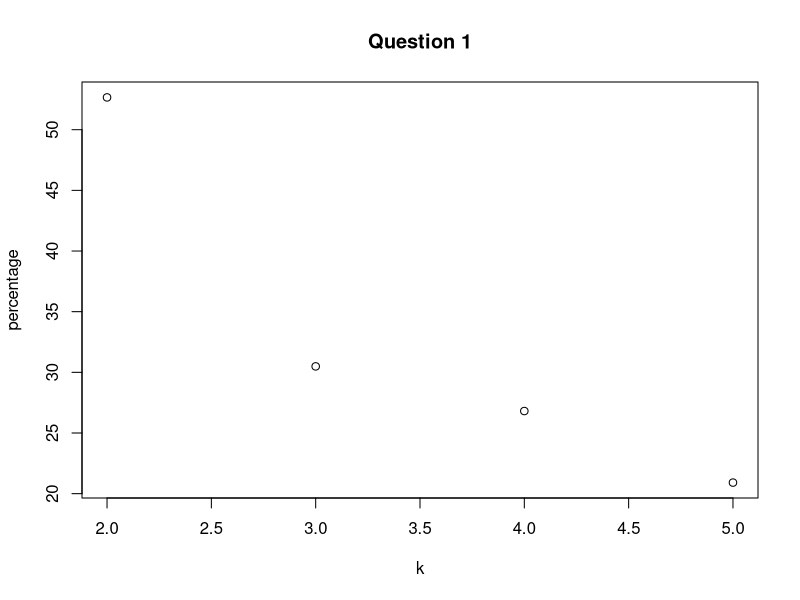

Source code (R):
# ------------------- Question 1 -------------------

# gets the percentage shown in question for k lamps that have lifetimes in an exponential distribution
get_P <- function(k) {
  avg_hrs <- 24000
  T_values<-rexp(n=10000,rate=1/avg_hrs)
  Total_T<-sum(T_values[1:k])
  return((T_values[1]/Total_T)*100)
}

# gets the mean percentage over 200 iterations
get_200_mean_percentage <-function(k){
  itr<-c(200)
  for(i in 1:200){
    itr[i]<-get_P(k)
  } 
  return(mean(itr))
}

# generates y values corresponding to the given x values for the plot
get_y_vals<-function(x_vals){
  x_len<-length(x_vals)
  y_vals<-c(x_len)
  for(i in 1:x_len){
    k<-x_vals[i]
    y_vals[i]<-get_200_mean_percentage(k)
  }
  return(y_vals)
}

x_values<-c(2,3,4,5)
y_values<-get_y_vals(x_values)

plot(x_values, y_values, xlab = "k",ylab = "percentage")
title("Question 1")

# ------------------- Question 2 -------------------

# gets P(a<X<b) for a given normal distribution
get_prob<-function(mean,sd,a,b){
  prob_a_X_b<-pnorm(b,mean=mean,sd=sd) - pnorm(a,mean=mean,sd=sd)
  return(prob_a_X_b)
}

# gets the value of σ^2 for which P(a<X<b) is maximum
# I generate random values for sd to be used in normal distribution
get_var_max_prob<-function(n,mean,a,b){
  sd_s<-runif(n,min=0,max=1000)
  variances<-c(n)
  probs<-c(n)
  for(i in 1:n){
    probs[i]<-get_prob(mean=mean,sd=sd_s[i],a=a,b=b)
    variances[i]<-(sd_s[i]**2)
  }
  max_prob_index<-which.max(probs)
  var_of_max_prob<-variances[max_prob_index]
  return(var_of_max_prob)
}


# gets the mean σ^2 over 200 iterations
get_200_mean_variance<-function(n,mean,a,b){
  max_var<-c()
  for(z in 1:200){
    max_var[z]<-get_var_max_prob(n=n,mean=mean,a=a,b=b)
    # cat(z,"variance",max_var[z],"\n")
  }
  return(mean(max_var))
}

a<-1
b<-2
mean<-0
n<-10000
mean_max_var<-get_200_mean_variance(n=n,mean=mean,a=a,b=b)
cat("Question 2, mean of the value of σ^2 for which P(a<X<b) is maximum over 200 iterations -",mean_max_var)